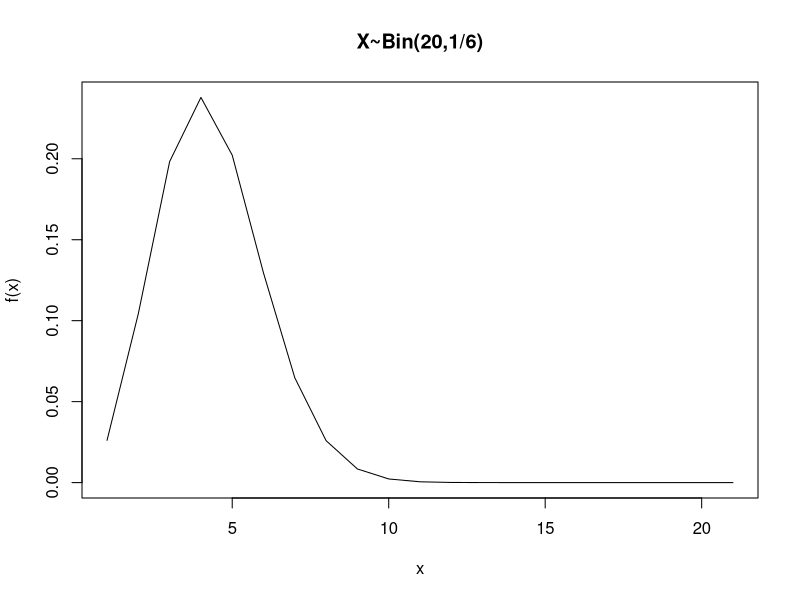
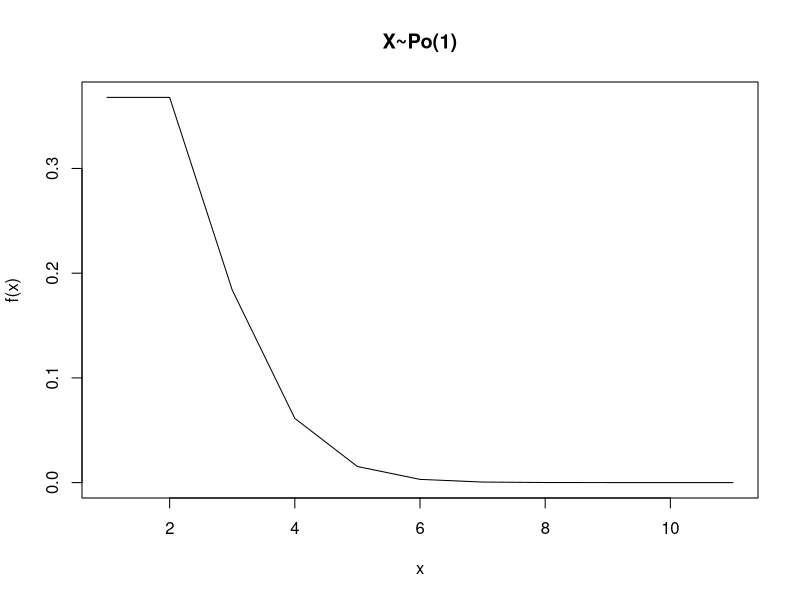
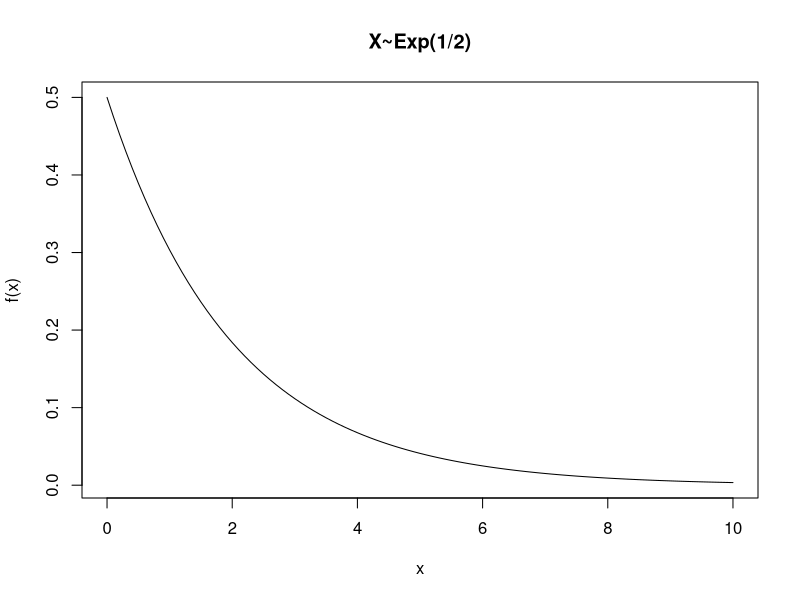
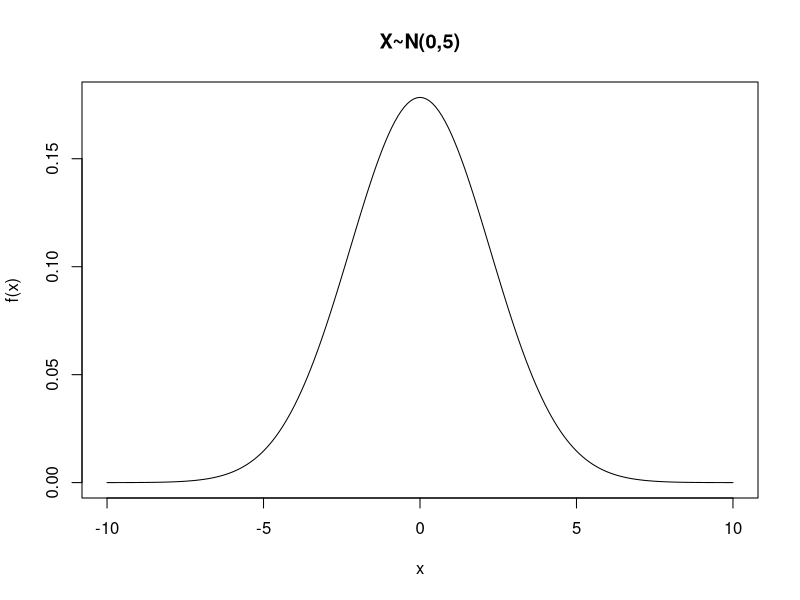
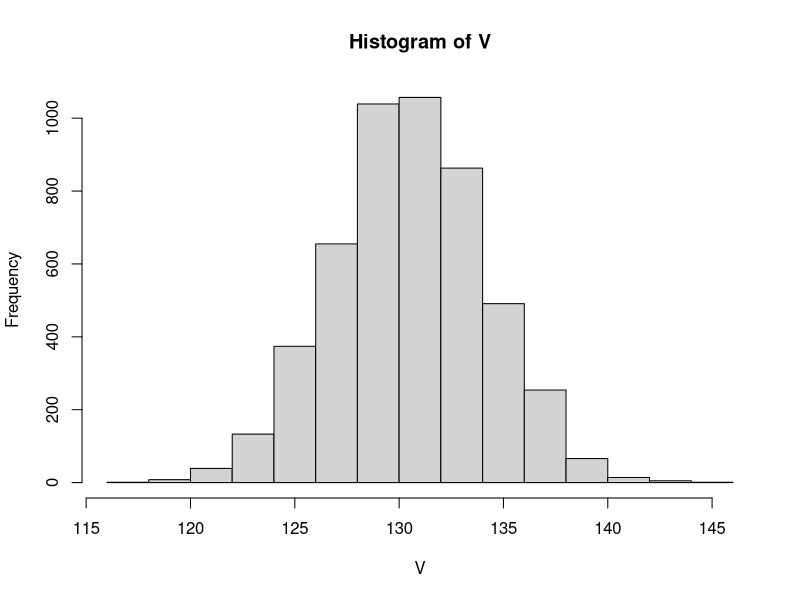
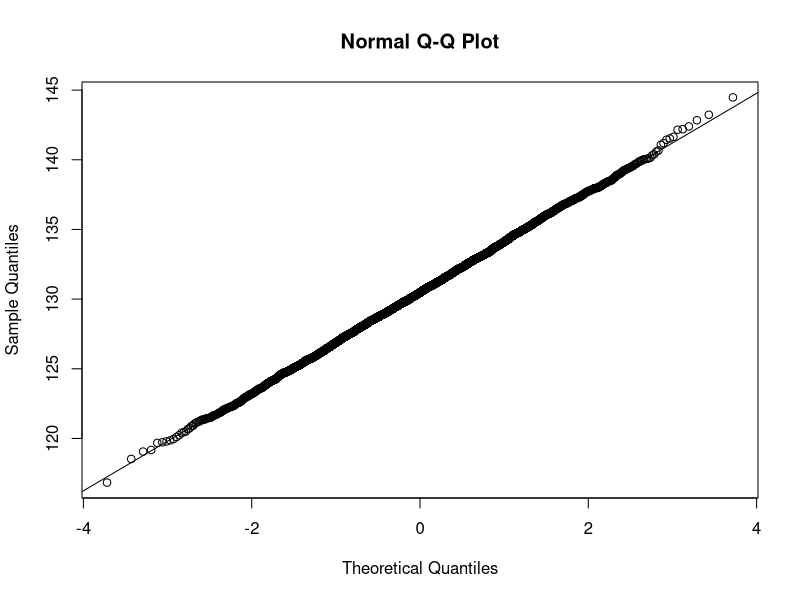

The R source for these figures, in order:
## ---- chunk 1
knitr::opts_chunk$set(echo = TRUE)
## ---- chunk 2
X <- dbinom(seq(0,20,1),20,1/6) #This dumps the values between 0 and 20 of a Bin(20,1/6) into X
plot(X, type="l",main="X~Bin(20,1/6)",xlab="x",ylab="f(x)") #Plots these values. Since the step size is 1 and I start at 0, letting it choose the x-axis on it's own works fine.
X <- dpois(seq(0,10,1),1) #Po(1) from 0 to 10
plot(X, type="l",main="X~Po(1)",xlab="x",ylab="f(x)")
## ---- chunk 3
X <- dexp(seq(0,10,0.1),rate = 1/2) #Exp(1/2) from 0 to 10, step size is 0.1 now, since these distributions are continuous
plot(seq(0,10,0.1),X, type="l",main="X~Exp(1/2)",xlab="x",ylab="f(x)")
X <- dnorm(seq(-10,10,0.1),mean = 0, sd = sqrt(5)) #N(0,5) starting at -10, because it's symmetrical around 0-axis
plot(seq(-10,10,0.1),X, type="l",main="X~N(0,5)",xlab="x",ylab="f(x)")
## ---- chunk 4
X <- rnorm(5000, mean = 87, sd = sqrt(sqrt(87))) 
Y <- rnorm(5000, mean = 87/2, sd = sqrt(87^(1/3))) #Dumps the required samples into X and Y
V <- X+Y #Adds up values at the same spot in the two sequences
hist(V) #To check for bell shape
qqnorm(V) #To compare to theoretical line from qqline()
qqline(V)
## ---- chunk 5
#Now this requires some explanation. The task is basically asking for the probability of landing in the upper and lower tail ends of the given normal distribution. I only calculate the upper one, then duplicate the result for symmetrical reasons. At a distance of 2sigma from the mean value towards the positive, 95 percent of values have gone by. Since the tasks asks for >2sigma, I want the upper tail instead of the lower one. Thats where the arquments 95 and lower.tail=false come from. Then I just plug in the mean and sd of the given normal distribution an this comes out:
2*(pnorm(95, mean = 87, sd = sqrt(87), lower.tail = FALSE))
